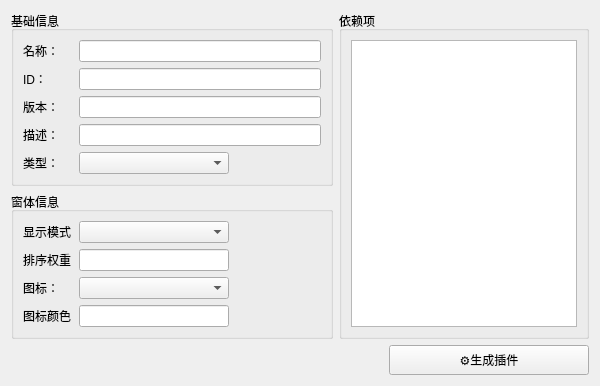
<?xml version="1.0" encoding="UTF-8"?>
<ui version="4.0">
 <class>CreatePlugin</class>
 <widget class="QWidget" name="CreatePlugin">
  <property name="geometry">
   <rect>
    <x>0</x>
    <y>0</y>
    <width>600</width>
    <height>385</height>
   </rect>
  </property>
  <property name="minimumSize">
   <size>
    <width>0</width>
    <height>0</height>
   </size>
  </property>
  <property name="maximumSize">
   <size>
    <width>600</width>
    <height>16777215</height>
   </size>
  </property>
  <property name="windowTitle">
   <string>Form</string>
  </property>
  <layout class="QVBoxLayout" name="verticalLayout_6">
   <item>
    <layout class="QVBoxLayout" name="verticalLayout_5">
     <item>
      <layout class="QHBoxLayout" name="horizontalLayout_11">
       <item>
        <layout class="QVBoxLayout" name="verticalLayout_4">
         <item>
          <widget class="QGroupBox" name="groupBox_2">
           <property name="title">
            <string>基础信息</string>
           </property>
           <layout class="QVBoxLayout" name="verticalLayout_2">
            <item>
             <layout class="QHBoxLayout" name="horizontalLayout">
              <item>
               <widget class="QLabel" name="label">
                <property name="minimumSize">
                 <size>
                  <width>50</width>
                  <height>0</height>
                 </size>
                </property>
                <property name="maximumSize">
                 <size>
                  <width>40</width>
                  <height>16777215</height>
                 </size>
                </property>
                <property name="text">
                 <string>名称：</string>
                </property>
               </widget>
              </item>
              <item>
               <widget class="QLineEdit" name="name_edt">
                <property name="minimumSize">
                 <size>
                  <width>150</width>
                  <height>0</height>
                 </size>
                </property>
               </widget>
              </item>
             </layout>
            </item>
            <item>
             <layout class="QHBoxLayout" name="horizontalLayout_2">
              <item>
               <widget class="QLabel" name="label_2">
                <property name="minimumSize">
                 <size>
                  <width>50</width>
                  <height>0</height>
                 </size>
                </property>
                <property name="maximumSize">
                 <size>
                  <width>40</width>
                  <height>16777215</height>
                 </size>
                </property>
                <property name="text">
                 <string>ID：</string>
                </property>
               </widget>
              </item>
              <item>
               <widget class="QLineEdit" name="id_edt">
                <property name="minimumSize">
                 <size>
                  <width>150</width>
                  <height>0</height>
                 </size>
                </property>
               </widget>
              </item>
             </layout>
            </item>
            <item>
             <layout class="QHBoxLayout" name="horizontalLayout_3">
              <item>
               <widget class="QLabel" name="label_3">
                <property name="minimumSize">
                 <size>
                  <width>50</width>
                  <height>0</height>
                 </size>
                </property>
                <property name="maximumSize">
                 <size>
                  <width>40</width>
                  <height>16777215</height>
                 </size>
                </property>
                <property name="text">
                 <string>版本：</string>
                </property>
               </widget>
              </item>
              <item>
               <widget class="QLineEdit" name="version_edt">
                <property name="minimumSize">
                 <size>
                  <width>150</width>
                  <height>0</height>
                 </size>
                </property>
               </widget>
              </item>
             </layout>
            </item>
            <item>
             <layout class="QHBoxLayout" name="horizontalLayout_4">
              <item>
               <widget class="QLabel" name="label_4">
                <property name="minimumSize">
                 <size>
                  <width>50</width>
                  <height>0</height>
                 </size>
                </property>
                <property name="maximumSize">
                 <size>
                  <width>40</width>
                  <height>16777215</height>
                 </size>
                </property>
                <property name="text">
                 <string>描述：</string>
                </property>
               </widget>
              </item>
              <item>
               <widget class="QLineEdit" name="description_edt">
                <property name="minimumSize">
                 <size>
                  <width>150</width>
                  <height>0</height>
                 </size>
                </property>
               </widget>
              </item>
             </layout>
            </item>
            <item>
             <layout class="QHBoxLayout" name="horizontalLayout_5">
              <item>
               <widget class="QLabel" name="label_5">
                <property name="minimumSize">
                 <size>
                  <width>50</width>
                  <height>0</height>
                 </size>
                </property>
                <property name="maximumSize">
                 <size>
                  <width>40</width>
                  <height>16777215</height>
                 </size>
                </property>
                <property name="text">
                 <string>类型：</string>
                </property>
               </widget>
              </item>
              <item>
               <widget class="QComboBox" name="type_cbox">
                <property name="minimumSize">
                 <size>
                  <width>150</width>
                  <height>0</height>
                 </size>
                </property>
                <property name="maximumSize">
                 <size>
                  <width>150</width>
                  <height>16777215</height>
                 </size>
                </property>
               </widget>
              </item>
              <item>
               <spacer name="horizontalSpacer_6">
                <property name="orientation">
                 <enum>Qt::Horizontal</enum>
                </property>
                <property name="sizeHint" stdset="0">
                 <size>
                  <width>40</width>
                  <height>20</height>
                 </size>
                </property>
               </spacer>
              </item>
             </layout>
            </item>
           </layout>
          </widget>
         </item>
         <item>
          <widget class="QGroupBox" name="win_gbox">
           <property name="title">
            <string>窗体信息</string>
           </property>
           <layout class="QVBoxLayout" name="verticalLayout_3">
            <item>
             <layout class="QHBoxLayout" name="horizontalLayout_7">
              <item>
               <widget class="QLabel" name="label_8">
                <property name="minimumSize">
                 <size>
                  <width>50</width>
                  <height>0</height>
                 </size>
                </property>
                <property name="maximumSize">
                 <size>
                  <width>40</width>
                  <height>16777215</height>
                 </size>
                </property>
                <property name="text">
                 <string>显示模式：</string>
                </property>
               </widget>
              </item>
              <item>
               <widget class="QComboBox" name="display_mode_cbox">
                <property name="minimumSize">
                 <size>
                  <width>150</width>
                  <height>0</height>
                 </size>
                </property>
                <property name="maximumSize">
                 <size>
                  <width>150</width>
                  <height>16777215</height>
                 </size>
                </property>
               </widget>
              </item>
              <item>
               <spacer name="horizontalSpacer">
                <property name="orientation">
                 <enum>Qt::Horizontal</enum>
                </property>
                <property name="sizeHint" stdset="0">
                 <size>
                  <width>40</width>
                  <height>20</height>
                 </size>
                </property>
               </spacer>
              </item>
             </layout>
            </item>
            <item>
             <layout class="QHBoxLayout" name="horizontalLayout_8">
              <item>
               <widget class="QLabel" name="label_9">
                <property name="minimumSize">
                 <size>
                  <width>50</width>
                  <height>0</height>
                 </size>
                </property>
                <property name="maximumSize">
                 <size>
                  <width>40</width>
                  <height>16777215</height>
                 </size>
                </property>
                <property name="text">
                 <string>排序权重：</string>
                </property>
               </widget>
              </item>
              <item>
               <widget class="QLineEdit" name="sort_weight_edt">
                <property name="minimumSize">
                 <size>
                  <width>150</width>
                  <height>0</height>
                 </size>
                </property>
                <property name="maximumSize">
                 <size>
                  <width>150</width>
                  <height>16777215</height>
                 </size>
                </property>
               </widget>
              </item>
              <item>
               <spacer name="horizontalSpacer_3">
                <property name="orientation">
                 <enum>Qt::Horizontal</enum>
                </property>
                <property name="sizeHint" stdset="0">
                 <size>
                  <width>40</width>
                  <height>20</height>
                 </size>
                </property>
               </spacer>
              </item>
             </layout>
            </item>
            <item>
             <layout class="QHBoxLayout" name="horizontalLayout_6">
              <item>
               <widget class="QLabel" name="label_6">
                <property name="minimumSize">
                 <size>
                  <width>50</width>
                  <height>0</height>
                 </size>
                </property>
                <property name="maximumSize">
                 <size>
                  <width>40</width>
                  <height>16777215</height>
                 </size>
                </property>
                <property name="text">
                 <string>图标：</string>
                </property>
               </widget>
              </item>
              <item>
               <widget class="QComboBox" name="icon_cbox">
                <property name="minimumSize">
                 <size>
                  <width>150</width>
                  <height>0</height>
                 </size>
                </property>
                <property name="maximumSize">
                 <size>
                  <width>150</width>
                  <height>16777215</height>
                 </size>
                </property>
               </widget>
              </item>
              <item>
               <spacer name="horizontalSpacer_4">
                <property name="orientation">
                 <enum>Qt::Horizontal</enum>
                </property>
                <property name="sizeHint" stdset="0">
                 <size>
                  <width>40</width>
                  <height>20</height>
                 </size>
                </property>
               </spacer>
              </item>
             </layout>
            </item>
            <item>
             <layout class="QHBoxLayout" name="horizontalLayout_9">
              <item>
               <widget class="QLabel" name="label_7">
                <property name="minimumSize">
                 <size>
                  <width>50</width>
                  <height>0</height>
                 </size>
                </property>
                <property name="maximumSize">
                 <size>
                  <width>40</width>
                  <height>16777215</height>
                 </size>
                </property>
                <property name="text">
                 <string>图标颜色：</string>
                </property>
               </widget>
              </item>
              <item>
               <widget class="QLineEdit" name="icon_color_edt">
                <property name="minimumSize">
                 <size>
                  <width>150</width>
                  <height>0</height>
                 </size>
                </property>
                <property name="maximumSize">
                 <size>
                  <width>150</width>
                  <height>16777215</height>
                 </size>
                </property>
               </widget>
              </item>
              <item>
               <spacer name="horizontalSpacer_5">
                <property name="orientation">
                 <enum>Qt::Horizontal</enum>
                </property>
                <property name="sizeHint" stdset="0">
                 <size>
                  <width>40</width>
                  <height>20</height>
                 </size>
                </property>
               </spacer>
              </item>
             </layout>
            </item>
           </layout>
          </widget>
         </item>
        </layout>
       </item>
       <item>
        <widget class="QGroupBox" name="groupBox">
         <property name="minimumSize">
          <size>
           <width>250</width>
           <height>0</height>
          </size>
         </property>
         <property name="maximumSize">
          <size>
           <width>250</width>
           <height>16777215</height>
          </size>
         </property>
         <property name="title">
          <string>依赖项</string>
         </property>
         <layout class="QVBoxLayout" name="verticalLayout">
          <item>
           <widget class="QListWidget" name="dependent_list">
            <property name="focusPolicy">
             <enum>Qt::NoFocus</enum>
            </property>
            <property name="selectionMode">
             <enum>QAbstractItemView::MultiSelection</enum>
            </property>
           </widget>
          </item>
         </layout>
        </widget>
       </item>
      </layout>
     </item>
     <item>
      <layout class="QHBoxLayout" name="horizontalLayout_10">
       <item>
        <spacer name="horizontalSpacer_2">
         <property name="orientation">
          <enum>Qt::Horizontal</enum>
         </property>
         <property name="sizeHint" stdset="0">
          <size>
           <width>40</width>
           <height>20</height>
          </size>
         </property>
        </spacer>
       </item>
       <item>
        <widget class="QPushButton" name="gen_plugin_btn">
         <property name="minimumSize">
          <size>
           <width>200</width>
           <height>30</height>
          </size>
         </property>
         <property name="text">
          <string>⚙️生成插件</string>
         </property>
        </widget>
       </item>
      </layout>
     </item>
    </layout>
   </item>
  </layout>
 </widget>
 <resources/>
 <connections/>
</ui>
